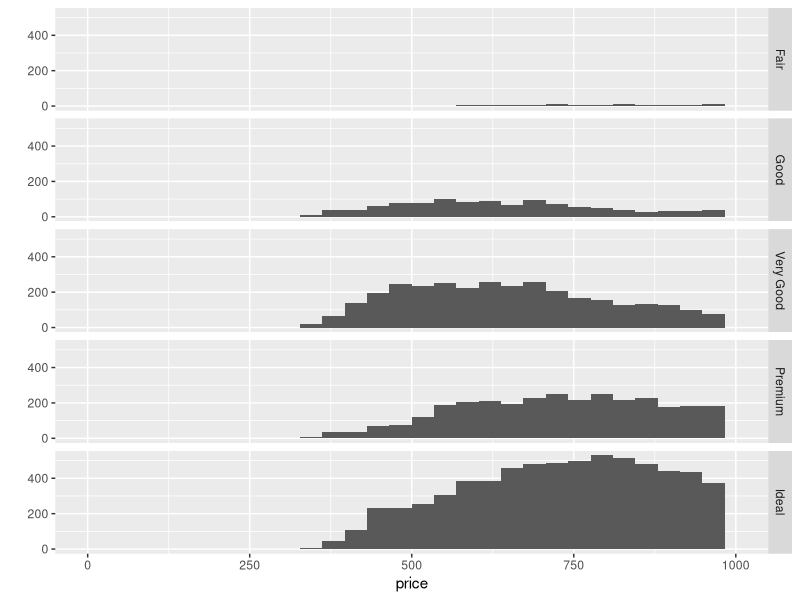
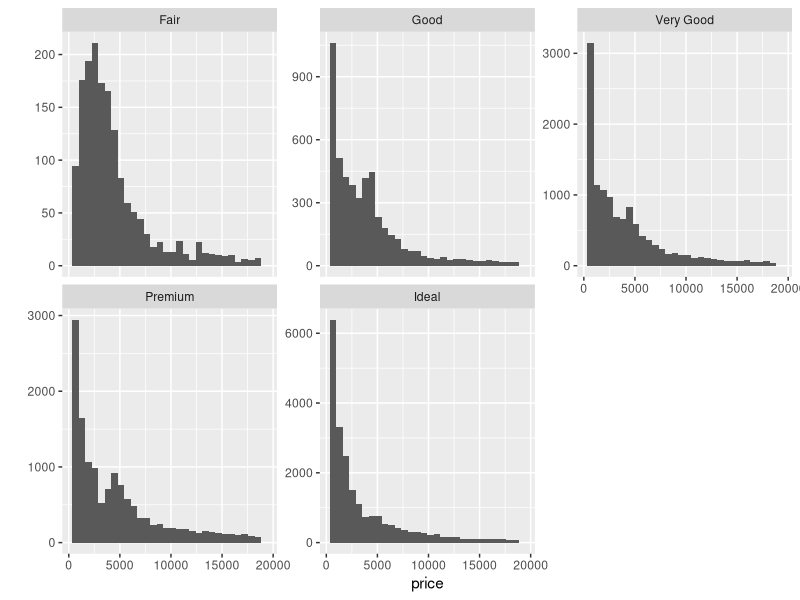
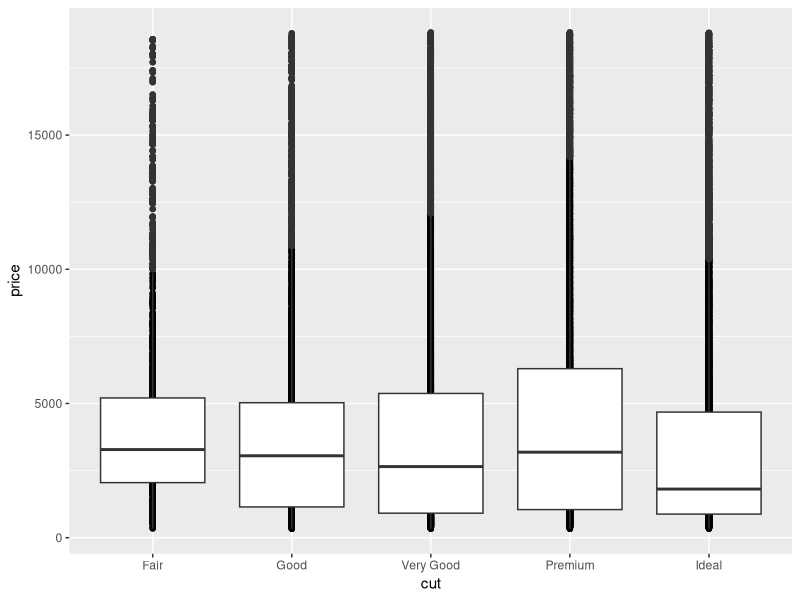

Here is the R script that generated these plots, in order: (Note: this script raises an error after producing the figures.)
# Problem set 3
library(ggplot2)

data(diamonds)
summary(diamonds)
dim(diamonds)
myplot <- qplot(data=diamonds, x=price, xlim=c(0, 1000))

myplot + facet_grid(cut ~ .)
by(data=diamonds$price, diamonds$cut, summary)
by(data=diamonds$price, diamonds$cut, median)
qplot(x = price, data = diamonds) + facet_wrap(~cut, scales="free_y")
myplot <- qplot(x=price / carat, data=diamonds ) +facet_wrap(~cut)+scale_x_log10()
myplot <- qplot(y=price, data=diamonds, x=cut)


myplot + geom_boxplot()
by(data=diamonds$price, diamonds$color, summary)
IQR(subset(diamonds, diamonds$color=="J")$price)
by(data=diamonds$price/diamonds$carat, diamonds$color, summary)

myplot <- qplot(data=diamonds, y=(price/carat), x=color, xlim=c(0, 1000))
myplot + geom_boxplot()
myplot
ggplot(aes(x=color, y = price), data = diamonds) +geom_boxplot()+coord_cartesian(ylim = c(0, 10000))
